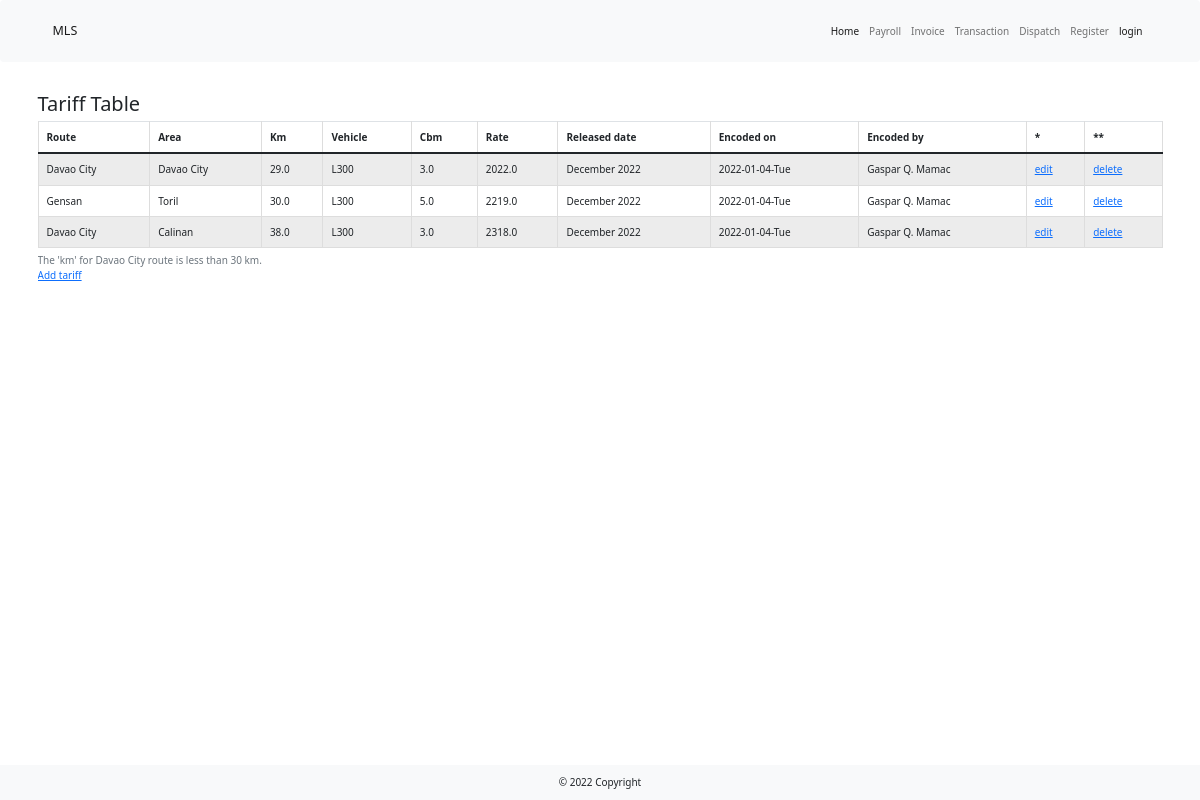
/tariff, run on an earlier commit of the app's database.
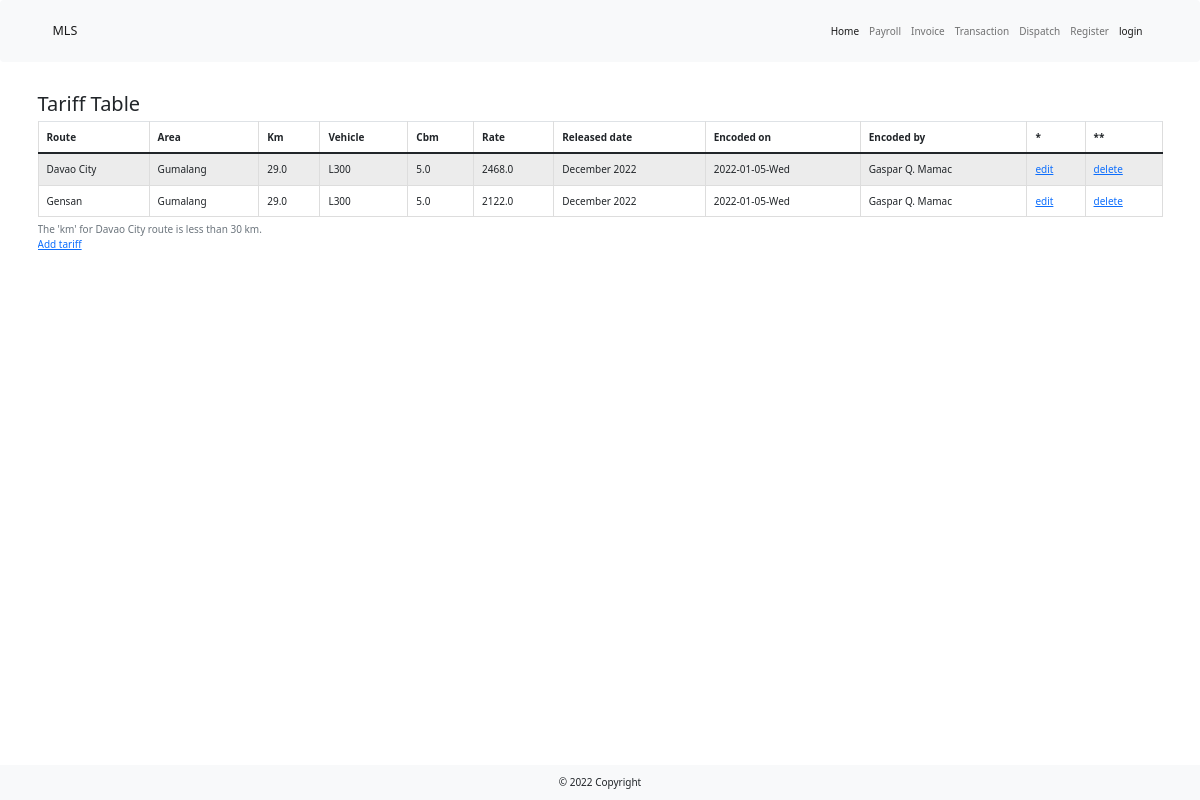
And on a later commit of the database.
### main.py (models this page shows)
class Tariff(db.Model, UserMixin):
    __tablename__ = 'tariff'
    id = db.Column(db.Integer, primary_key=True, unique=True)
    route = db.Column(db.String, nullable=True)
    area = db.Column(db.String(100), nullable=True)
    km = db.Column(db.Float(precision=1))
    vehicle = db.Column(db.String(100))
    cbm = db.Column(db.Float(precision=1))
    rate = db.Column(db.Float(precision=1))
    update = db.Column(db.String(50))
    encoded_on = db.Column(db.String(50))
    encoded_by = db.Column(db.String(10))

### main.py (the view)
@app.route("/tariff", methods=["Get", "Post"])
def tariff():
    with create_engine('sqlite:///lbc_dispatch.db').connect() as cnx:
        df = pd.read_sql_table(table_name="tariff", con=cnx)
    return render_template("tariff_data.html", df=df)

### templates/tariff_data.html (shortened to what this page needs)
{% extends 'bootstrap/base.html' %}
{% import "bootstrap/wtf.html" as wtf %}
{% block content %}
    {% include '_header.html' %}
    <div class="container my-5">
        <h2>Tariff Table</h2>
        <div class="table-responsive">
            <table class="table table-striped table-hover table-bordered table-sm">
                <caption>The 'km' for Davao City route is less than 30 km.<br>
                    <a href="{{ url_for('add_tariff')}}">Add tariff</a> </caption>
                <thead>
                <tr>
                    <th scope="col">Route</th>
                    <th scope="col">Area</th>
                    <th scope="col">Km</th>
                    <th scope="col">Vehicle</th>
                    <th scope="col">Cbm</th>
                    <th scope="col">Rate</th>
                    <th scope="col">Released date</th>
                    <th scope="col">Encoded on</th>
                    <th scope="col">Encoded by</th>
                    <th scope="col">*</th>
                    <th scope="col">**</th>
                </tr>
                </thead>
                <tbody>
                {% for row in df.itertuples(): %}
                <tr>
                    <td>{{ row[2] }}</td>
                    <td>{{ row[3] }}</td>
                    <td>{{ row[4] }}</td>
                    <td>{{ row[5] }}</td>
                    <td>{{ row[6] }}</td>
                    <td>{{ row[7] }}</td>
                    <td>{{ row[8] }}</td>
                    <td>{{ row[9] }}</td>
                    <td>{{ row[10] }}</td>
                <td><a href="{{ url_for('edit_tariff', tariff_id=row[1]) }}">edit</a></td>
                <td><a href="{{ url_for('delete_tariff', tariff_id=row[1]) }}">delete</a></td>
                </tr>
                {% endfor %}
                </tbody>
            </table>
        </div>
    </div>
    {% include '_footer.html' %}
{% endblock  %}

What changed in the data, as far as the page shows it:
removed Tariff: route "Davao City", area "Calinan", km "38.0", vehicle "L300", cbm "3.0", rate "2318.0", update "December 2022", encoded_on "2022-01-04-Tue", encoded_by "Gaspar Q. Mamac"
changed Tariff "Davao City": area "Davao City" → "Gumalang"; cbm "3.0" → "5.0"; rate "2022.0" → "2468.0"; encoded_on "2022-01-04-Tue" → "2022-01-05-Wed"
changed Tariff "Gensan": area "Toril" → "Gumalang"; km "30.0" → "29.0"; rate "2219.0" → "2122.0"; encoded_on "2022-01-04-Tue" → "2022-01-05-Wed"
